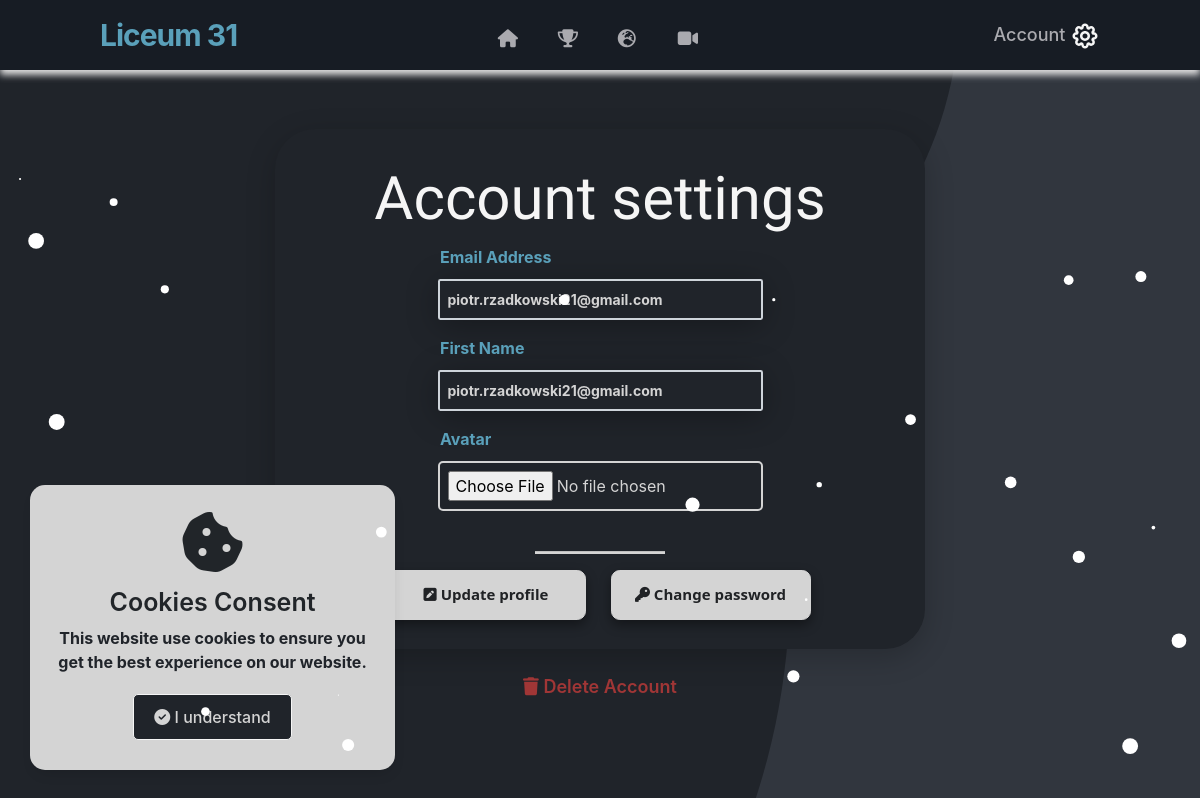
/edit_user (signed in), run on the app's committed database.
### website/models.py (models this page shows)
class User(db.Model,UserMixin):
    id = db.Column(db.Integer,primary_key=True)
    first_name = db.Column(db.String(150))
    email = db.Column(db.String(150),unique=True)       #150 is maxLenght of string
    password = db.Column(db.String(150))
    is_admin = db.Column(db.Boolean,default=False)
    current_tournament_id = db.Column(db.Integer)
    tournaments = db.relationship('Tournament')

### website/views.py (the view)
@views.route('/edit_user', methods=['GET', 'POST'])
def edit_user():
    return render_template("edit_user.html", user=current_user)

### website/__init__.py (called while the page is built)
def create_app():
    app = Flask(__name__)
    app.config['SECRET_KEY'] = 'kjabwdlajbal'
    app.config['SQLALCHEMY_DATABASE_URI'] = f'sqlite:///{DB_NAME}'
    app.config['SQLALCHEMY_TRACK_MODIFICATIONS'] = False
    app.config['TRAP_HTTP_EXCEPTIONS']=True
    db.init_app(app)  # inicjowanie bazy danych dla aplikacji
    from .views import views
    from .auth import auth
    app.register_blueprint(views, url_prefix='/')
    app.register_blueprint(auth, url_prefix='/')
    from .models import User
    create_datebase(app)
    login_manager = LoginManager()
    login_manager.login_view = 'auth.login'
    login_manager.init_app(app)
    @login_manager.user_loader
    def load_user(id):
        return User.query.get(int(id))
    return app

### website/templates/edit_user.html (shortened to what this page needs)
{% extends "base.html" %} {% block title %}Account settings{% endblock %} {% block content %}
<section class="edit_box_container container_edit">
	<form method="POST">
		<br>
		<h3 style="margin-bottom: 30px; margin-top: 10px;" align="center">Account settings</h3>
		<section style="margin-top: -20px;">
			<div class="form-group">
				<label class="label_login" for="email">Email Address</label>
				<input value="{{user.email}}" type="email" class="form_control" id="email" name="email" />
			</div>
			<div class="form-group">
				<label class="label_login" for="firstName">First Name</label>
				<input value="{{user.first_name}}" type="text" class="form_control" id="firstName" name="firstName" />
			</div>
			<label class="label_login" for="firstName">Avatar</label>
			<center><input style="background-color: transparent;border: 2px solid rgb(212, 212, 212);color: rgb(212, 212, 212);border-radius: 5px;padding: 8px;width: 50%;" type="file" id="file" aria-label="File browser example">
				</center>
			<br>
			<hr>
			<button style="margin-left: 111px; margin-right: 20px;" id="btn" type="submit"
				class="btn-danger_nav_login"><i class="fas fa-pen-square"></i> Update
				profile</button>
			<a href="/change_password">
				<button id="btn" type="submit" class="btn-danger_nav_login"><i class="fas fa-key"></i> Change
					password</button>
			</a>
		</section>
	</form>
</section>
<br>
<section>
	<center><a onClick="deleteUser({{user.id}})" class="delete_account" href="#"><i class="fas fa-trash"></i> Delete
			Account</a></center>
</section>
{% endblock %}

### website/static/style.css (style rules this page uses)
html { scroll-behavior: smooth; }
body { background-image: url("../static/bgp.png"); scroll-behavior: smooth; overflow: overlay; background-repeat: no-repeat; background-attachment: fixed; }
h3 { color: whitesmoke; font-family: "Stick No Bills", sans-serif; font-size: 60px; }
hr { background-color: rgb(212, 212, 212); height: 2px; width: 20%; }
.delete_account { color: #a03636; font-weight: 600; }
.fa, .fab, .fad, .fal, .far, .fas { line-height: 0; -moz-outline: none; outline: none; }
.btn-danger_nav_login { background-color: rgb(212, 212, 212); border: 0; width: 200px; height: 50px; border-radius: 0.55rem; font-family: "Segoe UI", Tahoma, Geneva, Verdana, sans-serif; color: #202225; font-size: 15px; font-weight: bold; outline: none; box-shadow: 0px 5px 12px rgba(0, 0, 0, 0.4); transition: 0.5s; backface-visibility: hidden; border: 1px solid rgb(212, 212, 212); }
.label_login { display: block; color: #5aa0ba; margin-bottom: 10px; margin-left: 165px; font-weight: bold; }
.edit_box_container { background-color: #20242a; height: 250px; width: 700px; box-shadow: 0 8px 30px 0 rgba(0, 0, 0, 0.2); border-radius: 40px; }
.container_edit { width: 650px; height: 520px; margin: 0 auto; margin-top: 5%; }
.form_control { display: block; width: 50%; height: calc(1.5em + 0.75rem +2 px); padding: 8px; font-size: 14px; font-weight: 500; line-height: 1.5; color: whitesmoke; background-color: #20242a; background-clip: padding-box; border: 1px solid #ced4da; border-radius: 0.15rem; transition: border-color 0.15s ease-in-out, box-shadow 0.15s ease-in-out; margin-left: 25%; }
.form-group { margin-bottom: 1rem; }
a { color: #fff; font-size: 18px; font-weight: 500; text-decoration: none; }
.form_control { display: block; width: 50%; height: calc(1.5em + 0.75rem +2 px); padding: 8px; font-size: 14px; font-weight: 700; line-height: 1.5; color: rgb(212, 212, 212); background-color: #20242a; background-clip: padding-box; border: 2px solid #ced4da; border-radius: 0.15rem; box-shadow: 0px 5px 32px rgb(0 0 0 / 30%); transition: border-color 0.15s ease-in-out, box-shadow 0.15s ease-in-out; margin-left: 25%; }

### data on the page
User: email "piotr.rzadkowski21@gmail.com", firstName "piotr.rzadkowski21@gmail.com"
